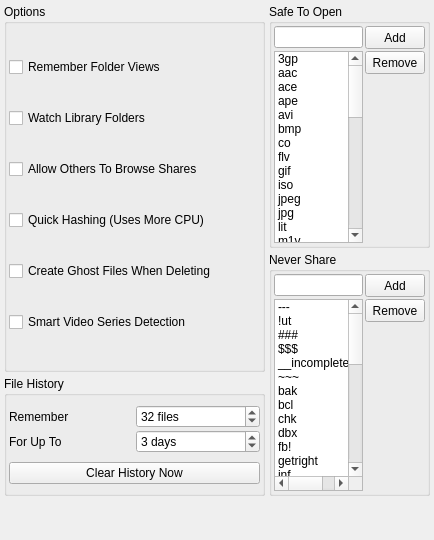
     <widget class="QWidget" name="pageLibrary">
      <layout class="QGridLayout" name="gridLayout_25">
       <property name="margin">
        <number>4</number>
       </property>
       <property name="spacing">
        <number>4</number>
       </property>
       <item row="0" column="0" rowspan="2">
        <widget class="QGroupBox" name="groupBoxLibraryOptions">
         <property name="minimumSize">
          <size>
           <width>261</width>
           <height>0</height>
          </size>
         </property>
         <property name="title">
          <string>Options</string>
         </property>
         <layout class="QGridLayout" name="gridLayout_8">
          <property name="margin">
           <number>2</number>
          </property>
          <property name="spacing">
           <number>0</number>
          </property>
          <item row="0" column="0">
           <widget class="QCheckBox" name="checkBoxRememberViews">
            <property name="text">
             <string>Remember Folder Views</string>
            </property>
           </widget>
          </item>
          <item row="1" column="0">
           <widget class="QCheckBox" name="checkBoxWatchFolders">
            <property name="text">
             <string>Watch Library Folders</string>
            </property>
           </widget>
          </item>
          <item row="2" column="0">
           <widget class="QCheckBox" name="checkBoxAllowBrowse">
            <property name="text">
             <string>Allow Others To Browse Shares</string>
            </property>
           </widget>
          </item>
          <item row="3" column="0">
           <widget class="QCheckBox" name="checkBoxQuickHashing">
            <property name="text">
             <string>Quick Hashing (Uses More CPU)</string>
            </property>
           </widget>
          </item>
          <item row="4" column="0">
           <widget class="QCheckBox" name="checkBoxGhostFiles">
            <property name="text">
             <string>Create Ghost Files When Deleting</string>
            </property>
           </widget>
          </item>
          <item row="5" column="0">
           <widget class="QCheckBox" name="checkBoxSeriesDetection">
            <property name="text">
             <string>Smart Video Series Detection</string>
            </property>
           </widget>
          </item>
         </layout>
        </widget>
       </item>
       <item row="0" column="1">
        <widget class="QGroupBox" name="groupBoxSafeOpen">
         <property name="sizePolicy">
          <sizepolicy hsizetype="Preferred" vsizetype="Preferred">
           <horstretch>0</horstretch>
           <verstretch>0</verstretch>
          </sizepolicy>
         </property>
         <property name="minimumSize">
          <size>
           <width>161</width>
           <height>80</height>
          </size>
         </property>
         <property name="maximumSize">
          <size>
           <width>161</width>
           <height>16777215</height>
          </size>
         </property>
         <property name="title">
          <string>Safe To Open</string>
         </property>
         <layout class="QGridLayout" name="gridLayout_26">
          <property name="margin">
           <number>2</number>
          </property>
          <property name="spacing">
           <number>2</number>
          </property>
          <item row="0" column="0">
           <widget class="QLineEdit" name="lineEditSafeOpen"/>
          </item>
          <item row="1" column="0" rowspan="2">
           <widget class="QListWidget" name="listWidgetSafeOpen">
            <property name="sizePolicy">
             <sizepolicy hsizetype="Expanding" vsizetype="Expanding">
              <horstretch>0</horstretch>
              <verstretch>0</verstretch>
             </sizepolicy>
            </property>
            <item>
             <property name="text">
              <string>3gp</string>
             </property>
            </item>
            <item>
             <property name="text">
              <string>aac</string>
             </property>
            </item>
            <item>
             <property name="text">
              <string>ace</string>
             </property>
            </item>
            <item>
             <property name="text">
              <string>ape</string>
             </property>
            </item>
            <item>
             <property name="text">
              <string>avi</string>
             </property>
            </item>
            <item>
             <property name="text">
              <string>bmp</string>
             </property>
            </item>
            <item>
             <property name="text">
              <string>co</string>
             </property>
            </item>
            <item>
             <property name="text">
              <string>flv</string>
             </property>
            </item>
            <item>
             <property name="text">
              <string>gif</string>
             </property>
            </item>
            <item>
             <property name="text">
              <string>iso</string>
             </property>
            </item>
            <item>
             <property name="text">
              <string>jpeg</string>
             </property>
            </item>
            <item>
             <property name="text">
              <string>jpg</string>
             </property>
            </item>
            <item>
             <property name="text">
              <string>lit</string>
             </property>
            </item>
            <item>
             <property name="text">
              <string>m1v</string>
             </property>
            </item>
            <item>
             <property name="text">
              <string>m2n</string>
             </property>
            </item>
            <item>
             <property name="text">
              <string>m3u</string>
             </property>
            </item>
            <item>
             <property name="text">
              <string>m4a</string>
             </property>
            </item>
            <item>
             <property name="text">
              <string>mid</string>
             </property>
            </item>
            <item>
             <property name="text">
              <string>mkv</string>
             </property>
            </item>
            <item>
             <property name="text">
              <string>mov</string>
             </property>
            </item>
            <item>
             <property name="text">
              <string>mp2</string>
             </property>
            </item>
            <item>
             <property name="text">
              <string>mp3</string>
             </property>
            </item>
            <item>
             <property name="text">
              <string>mp4</string>
             </property>
            </item>
            <item>
             <property name="text">
              <string>mpa</string>
             </property>
            </item>
            <item>
             <property name="text">
              <string>mpe</string>
             </property>
            </item>
            <item>
             <property name="text">
              <string>mpeg</string>
             </property>
            </item>
            <item>
             <property name="text">
              <string>mpg</string>
             </property>
            </item>
            <item>
             <property name="text">
              <string>ogg</string>
             </property>
            </item>
            <item>
             <property name="text">
              <string>ogm</string>
             </property>
            </item>
            <item>
             <property name="text">
              <string>pdf</string>
             </property>
            </item>
            <item>
             <property name="text">
              <string>png</string>
             </property>
            </item>
            <item>
             <property name="text">
              <string>qt</string>
             </property>
            </item>
            <item>
             <property name="text">
              <string>rar</string>
             </property>
            </item>
            <item>
             <property name="text">
              <string>rm</string>
             </property>
            </item>
            <item>
             <property name="text">
              <string>sks</string>
             </property>
            </item>
            <item>
             <property name="text">
              <string>tar</string>
             </property>
            </item>
            <item>
             <property name="text">
              <string>tgz</string>
             </property>
            </item>
            <item>
             <property name="text">
              <string>torrent</string>
             </property>
            </item>
            <item>
             <property name="text">
              <string>txt</string>
             </property>
            </item>
            <item>
             <property name="text">
              <string>wav</string>
             </property>
            </item>
            <item>
             <property name="text">
              <string>zip</string>
             </property>
            </item>
           </widget>
          </item>
          <item row="0" column="1">
           <widget class="QPushButton" name="pushButtonAddSafe">
            <property name="minimumSize">
             <size>
              <width>60</width>
              <height>23</height>
             </size>
            </property>
            <property name="maximumSize">
             <size>
              <width>60</width>
              <height>23</height>
             </size>
            </property>
            <property name="text">
             <string>Add</string>
            </property>
           </widget>
          </item>
          <item row="1" column="1">
           <widget class="QPushButton" name="pushButtonRemoveSafe">
            <property name="minimumSize">
             <size>
              <width>60</width>
              <height>23</height>
             </size>
            </property>
            <property name="maximumSize">
             <size>
              <width>60</width>
              <height>23</height>
             </size>
            </property>
            <property name="text">
             <string>Remove</string>
            </property>
           </widget>
          </item>
         </layout>
        </widget>
       </item>
       <item row="1" column="1" rowspan="2">
        <widget class="QGroupBox" name="groupBoxNeverShare">
         <property name="minimumSize">
          <size>
           <width>161</width>
           <height>80</height>
          </size>
         </property>
         <property name="maximumSize">
          <size>
           <width>161</width>
           <height>16777215</height>
          </size>
         </property>
         <property name="title">
          <string>Never Share</string>
         </property>
         <layout class="QGridLayout" name="gridLayout_27">
          <property name="margin">
           <number>2</number>
          </property>
          <property name="spacing">
           <number>2</number>
          </property>
          <item row="0" column="0">
           <widget class="QLineEdit" name="lineEditNeverShare"/>
          </item>
          <item row="1" column="0" rowspan="2">
           <widget class="QListWidget" name="listWidgetNeverShare">
            <item>
             <property name="text">
              <string>---</string>
             </property>
            </item>
            <item>
             <property name="text">
              <string>!ut</string>
             </property>
            </item>
            <item>
             <property name="text">
              <string>###</string>
             </property>
            </item>
            <item>
             <property name="text">
              <string>$$$</string>
             </property>
            </item>
            <item>
             <property name="text">
              <string>__incomplete___</string>
             </property>
            </item>
            <item>
             <property name="text">
              <string>~~~</string>
             </property>
            </item>
            <item>
             <property name="text">
              <string>bak</string>
             </property>
            </item>
            <item>
             <property name="text">
              <string>bcl</string>
             </property>
            </item>
            <item>
             <property name="text">
              <string>chk</string>
             </property>
            </item>
            <item>
             <property name="text">
              <string>dbx</string>
             </property>
            </item>
            <item>
             <property name="text">
              <string>fb!</string>
             </property>
            </item>
            <item>
             <property name="text">
              <string>getright</string>
             </property>
            </item>
            <item>
             <property name="text">
              <string>inf</string>
             </property>
            </item>
            <item>
             <property name="text">
              <string>infodb</string>
             </property>
            </item>
            <item>
             <property name="text">
              <string>ini</string>
             </property>
            </item>
            <item>
             <property name="text">
              <string>jc!</string>
             </property>
            </item>
            <item>
             <property name="text">
              <string>js</string>
             </property>
            </item>
            <item>
             <property name="text">
              <string>lnk</string>
             </property>
            </item>
            <item>
             <property name="text">
              <string>log</string>
             </property>
            </item>
            <item>
             <property name="text">
              <string>m4p</string>
             </property>
            </item>
            <item>
             <property name="text">
              <string>manifest</string>
             </property>
            </item>
            <item>
             <property name="text">
              <string>met</string>
             </property>
            </item>
            <item>
             <property name="text">
              <string>old</string>
             </property>
            </item>
            <item>
             <property name="text">
              <string>part</string>
             </property>
            </item>
            <item>
             <property name="text">
              <string>partial</string>
             </property>
            </item>
            <item>
             <property name="text">
              <string>pif</string>
             </property>
            </item>
            <item>
             <property name="text">
              <string>pst</string>
             </property>
            </item>
            <item>
             <property name="text">
              <string>racestats</string>
             </property>
            </item>
            <item>
             <property name="text">
              <string>reget</string>
             </property>
            </item>
            <item>
             <property name="text">
              <string>sd</string>
             </property>
            </item>
            <item>
             <property name="text">
              <string>temp</string>
             </property>
            </item>
            <item>
             <property name="text">
              <string>tmp</string>
             </property>
            </item>
            <item>
             <property name="text">
              <string>url</string>
             </property>
            </item>
            <item>
             <property name="text">
              <string>vbs</string>
             </property>
            </item>
            <item>
             <property name="text">
              <string>wab</string>
             </property>
            </item>
           </widget>
          </item>
          <item row="0" column="1">
           <widget class="QPushButton" name="pushButtonNeverShareAdd">
            <property name="minimumSize">
             <size>
              <width>60</width>
              <height>23</height>
             </size>
            </property>
            <property name="maximumSize">
             <size>
              <width>60</width>
              <height>23</height>
             </size>
            </property>
            <property name="text">
             <string>Add</string>
            </property>
           </widget>
          </item>
          <item row="1" column="1">
           <widget class="QPushButton" name="pushButtonNeverShareRemove">
            <property name="minimumSize">
             <size>
              <width>60</width>
              <height>23</height>
             </size>
            </property>
            <property name="maximumSize">
             <size>
              <width>60</width>
              <height>23</height>
             </size>
            </property>
            <property name="text">
             <string>Remove</string>
            </property>
           </widget>
          </item>
         </layout>
        </widget>
       </item>
       <item row="2" column="0">
        <widget class="QGroupBox" name="groupBoxHistory">
         <property name="minimumSize">
          <size>
           <width>211</width>
           <height>0</height>
          </size>
         </property>
         <property name="maximumSize">
          <size>
           <width>16777215</width>
           <height>131</height>
          </size>
         </property>
         <property name="title">
          <string>File History</string>
         </property>
         <layout class="QGridLayout" name="gridLayout_7">
          <property name="margin">
           <number>2</number>
          </property>
          <property name="spacing">
           <number>2</number>
          </property>
          <item row="0" column="0">
           <layout class="QGridLayout" name="gridLayout_6">
            <item row="0" column="0">
             <widget class="QLabel" name="labelRememberFiles">
              <property name="text">
               <string>Remember</string>
              </property>
             </widget>
            </item>
            <item row="0" column="1">
             <widget class="QSpinBox" name="spinBoxRememberFiles">
              <property name="suffix">
               <string> files</string>
              </property>
              <property name="maximum">
               <number>365</number>
              </property>
              <property name="value">
               <number>32</number>
              </property>
             </widget>
            </item>
            <item row="1" column="0">
             <widget class="QLabel" name="labelUpToDays">
              <property name="text">
               <string>For Up To</string>
              </property>
             </widget>
            </item>
            <item row="1" column="1">
             <widget class="QSpinBox" name="spinBoxUpToDays">
              <property name="suffix">
               <string> days</string>
              </property>
              <property name="prefix">
               <string/>
              </property>
              <property name="maximum">
               <number>365</number>
              </property>
              <property name="value">
               <number>3</number>
              </property>
             </widget>
            </item>
           </layout>
          </item>
          <item row="1" column="0">
           <widget class="QPushButton" name="pushButtonClearHistory">
            <property name="text">
             <string>Clear History Now</string>
            </property>
           </widget>
          </item>
         </layout>
        </widget>
       </item>
       <item row="3" column="0">
        <spacer name="verticalSpacer_4">
         <property name="orientation">
          <enum>Qt::Vertical</enum>
         </property>
         <property name="sizeHint" stdset="0">
          <size>
           <width>20</width>
           <height>40</height>
          </size>
         </property>
        </spacer>
       </item>
      </layout>
     </widget>
